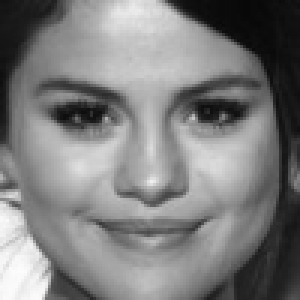
#> input picture Data_process/test_model_images/selena/13.pgm, 100 x 100 px (shown 3 times larger); its folder holds only this picture in this run
$ python -i detect_crop.py   (imports and definitions only)
#> lines starting #> are read from the running program, lines starting #| are printed output that depends on the picture; after the words box and inside, x2 and y2 are one past the last pixel; in counts of white or black regions, pixels touching at a corner belong together
import os
import cv2
import numpy as np
import matplotlib.pyplot as plt
from PIL import Image
from flask import flash
import shutil

def detectFaceAndCrop(image_name,save_dir):
  # Load in color image for face detection
#> called with image_name = 'test_model_images/selena/13.pgm', save_dir = 'out.png'
    image = cv2.imread(image_name)
#> image is the input picture: shape (100, 100, 3); min 8, max 252, mean 125.5

    # Convert the image to RGB colorspace
    image = cv2.cvtColor(image, cv2.COLOR_BGR2RGB)

    # Make a copy of the original image to draw face detections on
    image_copy = np.copy(image)

    # Convert the image to gray
    gray_image = cv2.cvtColor(image, cv2.COLOR_RGB2GRAY)
    face_cascade = cv2.CascadeClassifier(cv2.data.haarcascades + 'haarcascade_frontalface_alt2.xml')

    # Detect faces in the image using pre-trained face dectector
    faces = face_cascade.detectMultiScale(gray_image, 1.25, 6)
#> faces = [[11, 10, 76, 76]]

    # Print number of faces found


    if (len(faces) > 0):
    # Get the bounding box for each detected face
        for f in faces:
            x, y, w, h = [ v for v in f ]
            cv2.rectangle(image_copy, (x,y), (x+w, y+h), (255,0,0), 3)
            # Define the region of interest in the image
            face_crop = gray_image[y:y+h, x:x+w]

            im = Image.fromarray(face_crop)
            im.save(save_dir)
#> this loop made 1 pass
#> pass 1, in detectFaceAndCrop, `face_crop = gray_image[y:y+h, x:x+w]`:
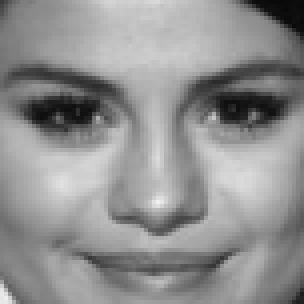
#> face_crop: shape (76, 76) (shown 4 times larger); min 8, max 240, mean 144.3
#> after the loop:
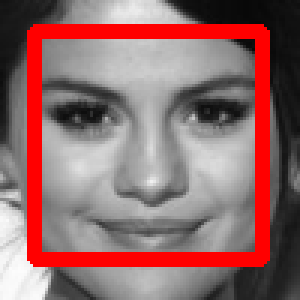
#> image_copy: shape (100, 100, 3) (shown 3 times larger); 15.08% of pixels changed, all inside (x1, y1, x2, y2) = (9, 8, 90, 89)
    return len(faces)
# [46 lines left out: functions list_files, create_prcessing_dirs, create_labels, find_crop_faces, delete_all_files, not called in this run]
def if_exists_detele(path):
    if os.path.exists(path):
            shutil.rmtree(path)


# [7 lines of commented-out code are left out]

>>> result = detectFaceAndCrop('test_model_images/selena/13.pgm', 'out.png')
#> result = 1
